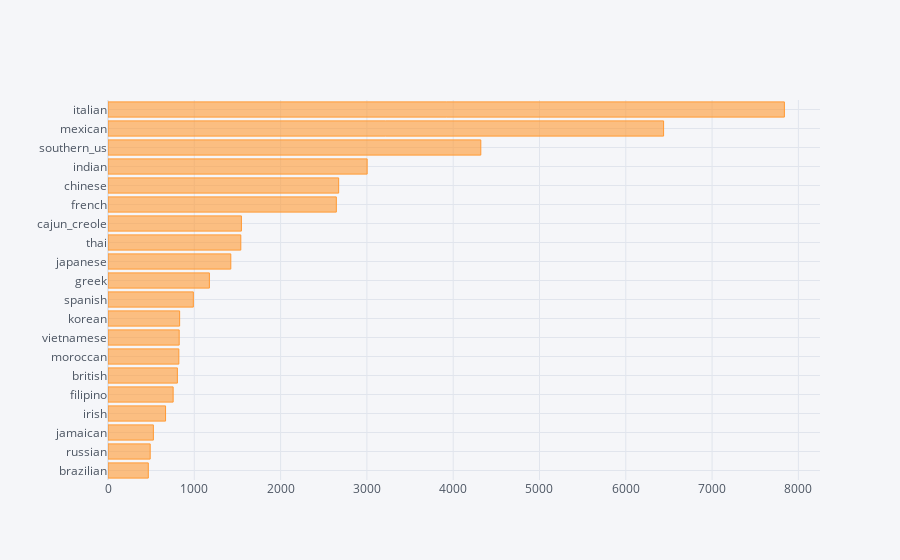

This figure's notebook cell:
### Code cell
train['cuisine'].value_counts().sort_values().iplot(kind='barh')

### Figure 1 — Plotly figure (JSON) as saved in the notebook; plotly's stock layout.template omitted (floating-point values rounded to 4 significant figures)
{"data": [{"marker": {"color": "rgba(255, 153, 51, 0.6)", "line": {"color": "rgba(255, 153, 51, 1.0)", "width": 1}}, "name": "cuisine", "orientation": "h", "text": "", "type": "bar", "x": [467, 489, 526, 667, 755, 804, 821, 825, 830, 989, 1175, 1423, 1539, 1546, 2646, 2673, 3003, 4320, 6438, 7838], "y": ["brazilian", "russian", "jamaican", "irish", "filipino", "british", "moroccan", "vietnamese", "korean", "spanish", "greek", "japanese", "thai", "cajun_creole", "french", "chinese", "indian", "southern_us", "mexican", "italian"]}], "layout": {"legend": {"bgcolor": "#F5F6F9", "font": {"color": "#4D5663"}}, "paper_bgcolor": "#F5F6F9", "plot_bgcolor": "#F5F6F9", "title": {"font": {"color": "#4D5663"}}, "xaxis": {"gridcolor": "#E1E5ED", "showgrid": true, "tickfont": {"color": "#4D5663"}, "title": {"font": {"color": "#4D5663"}, "text": ""}, "zerolinecolor": "#E1E5ED"}, "yaxis": {"gridcolor": "#E1E5ED", "showgrid": true, "tickfont": {"color": "#4D5663"}, "title": {"font": {"color": "#4D5663"}, "text": ""}, "zerolinecolor": "#E1E5ED"}}}
